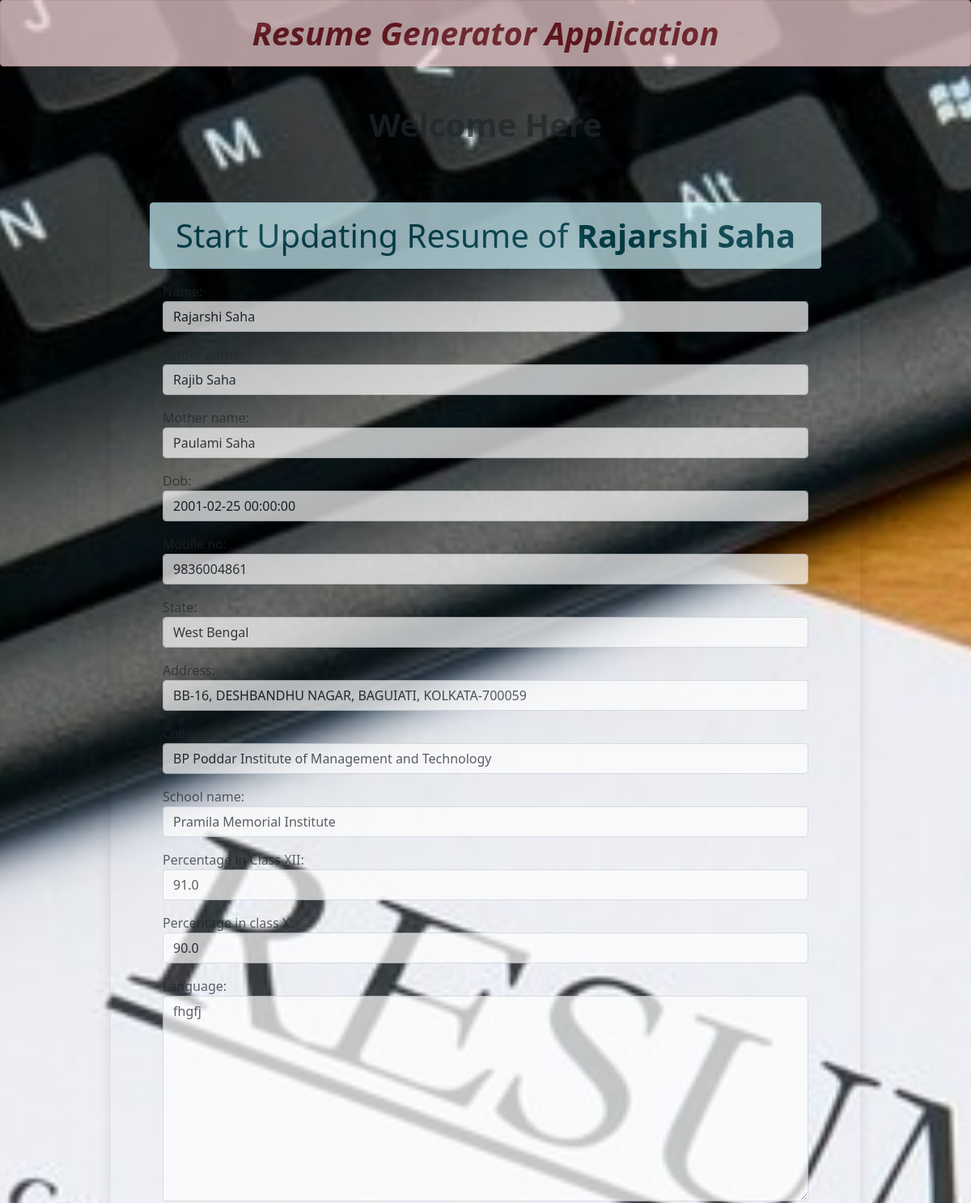
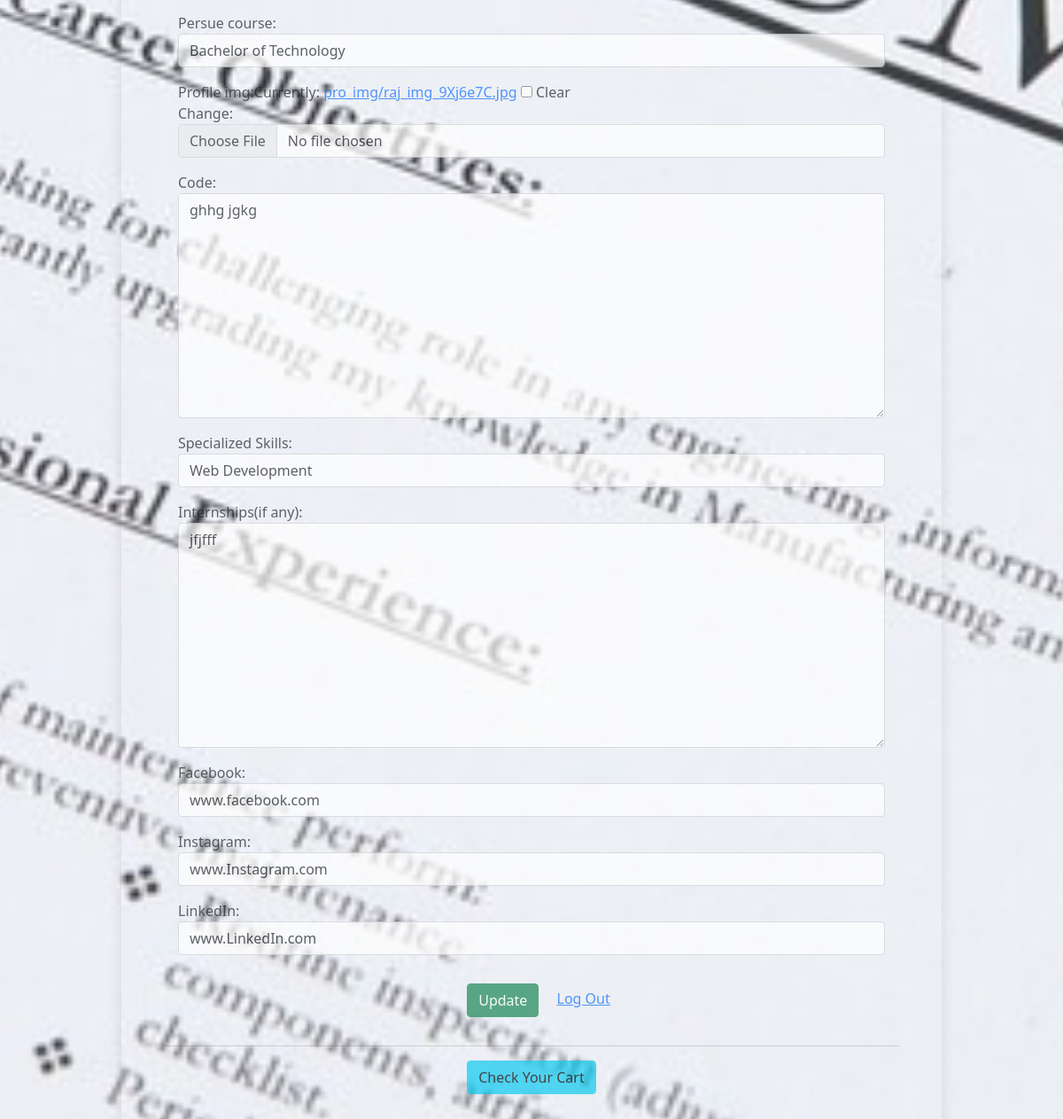
/updateProfile/15/ (signed in), run on the app's committed database (2 pictures, top to bottom).
### resume/models.py (models this page shows, shortened)
class profile(models.Model):
    user = models.ForeignKey(User, on_delete=models.CASCADE)
    name = models.CharField(max_length=100, default=' ')
    profile_img = models.ImageField(upload_to='pro_img', blank=True)
    dob = models.DateField()
    mobile_no = models.PositiveIntegerField()
    state = models.CharField(max_length=200, choices=STATE_CHOICES)
    address = models.CharField(max_length=250)
    father_name = models.CharField(max_length=150)
    mother_name = models.CharField(max_length=150)
    college_name = models.TextField()
    school_name = models.TextField()
    class_12 = models.FloatField()
    class_10 = models.FloatField()
    persue_course = models.CharField(max_length=150, choices=COURSE_CHOICES)
    language = models.TextField(blank=True)

class skills(models.Model):
    profile = models.OneToOneField(profile, on_delete=models.CASCADE)
    code = models.TextField(default='')
    skill_name = models.CharField(max_length=200)
    intern_exp = models.TextField()
    facebook = models.CharField(max_length=150)
    instagram = models.CharField(max_length=150)
    linkedIn = models.CharField(max_length=150)

### resume/views.py (the view)
# urls.py: path('updateProfile/<int:id>/', views.update_profile, name="updateProfile"),
def update_profile(request, id):
    if request.user.is_authenticated:
        pi = profile.objects.get(pk=id)
        skill = skills.objects.get(profile=pi)
        if request.method == 'POST':
            forms = studentDetailForms(data=request.POST, files=request.FILES, instance=pi)
            sforms = skillsForm(data=request.POST, instance=skill)
            if forms.is_valid() and sforms.is_valid():
                forms = forms.save(commit=False)
                forms.user = request.user
                forms.save()
                inst = forms.name
                sforms = sforms.save(commit=False)
                prol = profile.objects.get(name=inst)
                sforms.profile = prol
                sforms.save()
                return HttpResponseRedirect('/visitProfile/')
        else:
            forms = studentDetailForms(instance=pi)
            sforms = skillsForm(instance=skill)
        return render(request, 'updateResume.html', {'forms': forms, 'sforms': sforms, 'pi': pi})
    else:
        return HttpResponseRedirect('/')

### resume/forms.py
class skillsForm(forms.ModelForm):
    class Meta:
        model = skills
        fields = ['code', 'skill_name', 'intern_exp', 'facebook', 'instagram', 'linkedIn']
        labels = {'coding': 'Programming Languages(if any)', 'skill_name': 'Specialized Skills', 'intern_exp': 'Internships(if any)'}
        widgets = {'code': forms.Textarea(attrs={'class': 'form-control'}), 'skill_name': forms.TextInput(attrs={'class': 'form-control'}),
        'intern_exp': forms.Textarea(attrs={'class': 'form-control'}), 'facebook': forms.TextInput(attrs={'class': 'form-control'}),
        'instagram': forms.TextInput(attrs={'class': 'form-control'}), 'linkedIn': forms.TextInput(attrs={'class': 'form-control'})}

### templates/updateResume.html (shortened to what this page needs)
{% extends 'base.html'%}
{% block msg %}
<div class="col-sm-12">
    <h1 class="text-center fw-bold">Welcome Here {{request.user.first_name}} {{request.user.last_name}}</h1>
</div>
{% endblock msg %}
{% block content %}
    <form action="" method="POST" novalidate class = 'shadow p-5' enctype="multipart/form-data">
        <h1 class="text-center alert alert-info">Start Updating Resume of <strong class="text-capitalize">{{pi.name}}</strong></h1>
        {% for fm in forms %}
            <p class="m-3">{{fm.label_tag}}{{fm}} <small class="text-danger">{{fm.errors|striptags}}</small></p>
        {% endfor %}
        {% for sf in sforms %}
            <p class="m-3">{{sf.label_tag}}{{sf}}<small class="text-danger">{{sf.errors|striptags}}</small></p>
        {% endfor %}
        <div class="text-center">
            <input type="submit" value="Update" class="btn btn-success m-3">
            <a href="{% url 'logout' %}" class="text-decoration-done">Log Out</a>
            <hr>
            <a href="{% url 'visitProfile' %}" class="text-decoration-done btn btn-info">Check Your Cart</a>
        </div>
    </form>
{% endblock content %}

### resume/static/resume/css/style.css (style rules this page uses)
body { background: url('/static/resume/images/resume_image.jpg'); opacity: 0.7; background-size: cover; background-position: center; }

### data on the page
profile: name "Rajarshi Saha", forms "Rajarshi Saha" "Rajib Saha" "Paulami Saha" "2001-02-25 00:00:00" "9836004861" "West Bengal" "BB-16, DESHBANDHU NAGAR, BAGUIATI, KOLKATA-700059" "BP Poddar Institute of Management and Technology" "Pramila Memorial Institute" "91.0" "90.0" "fhgfj" "Bachelor of Technology"
skills: sforms "ghhg jgkg" "Web Development" "jfjfff" "www.facebook.com" "www.Instagram.com" "www.LinkedIn.com"

### other printed values
{{ fm.label_tag }} "Name:" "Mother name:" "Dob:" "Mobile no:" "State:" "Address:" "College name:" "School name:" "Percentage in Class XII:" "Percentage in class X:" "Language:" "Persue course:" "Profile img:"
{{ sf.label_tag }} "Code:" "Specialized Skills:" "Internships(if any):" "Facebook:" "Instagram:" "LinkedIn:"
